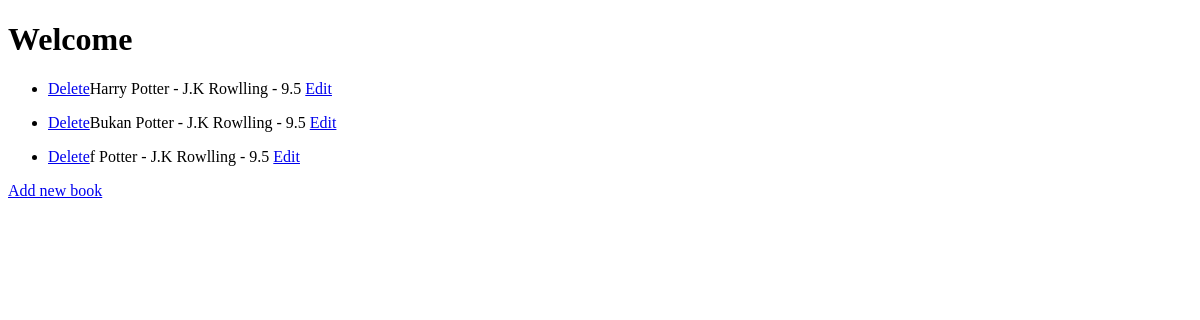
Before: / with the older database file.
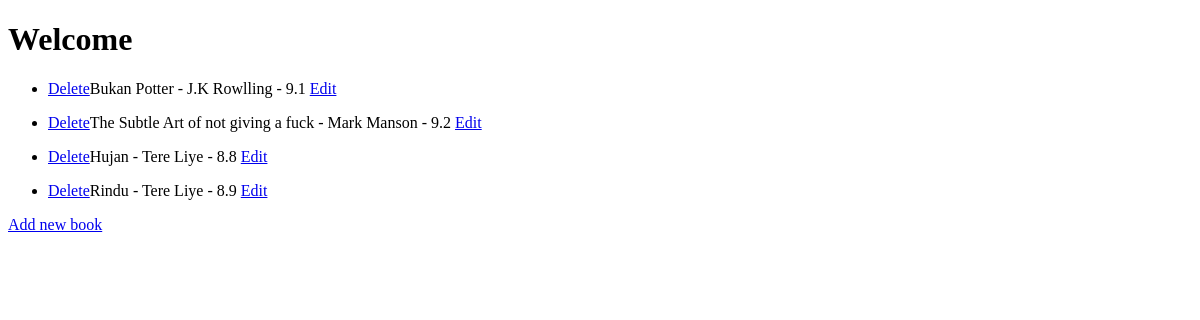
After: the same page with the newer database file.
### main.py (models this page shows)
class Books(db.Model):
    id = db.Column(db.Integer, primary_key=True)
    title = db.Column(db.String(80), unique=True, nullable=False)
    author = db.Column(db.String(120), nullable=False)
    rating = db.Column(db.Float(10), nullable=False)

### main.py (the view)
@app.route("/")
def home():
    all_books = Books.query.all()
    return render_template("index.html", books=all_books)

### templates/index.html (shortened to what this page needs)
<!DOCTYPE html>
<html lang="en">
<head>
</head>
<body>
<h1>Welcome</h1>
{% if books:%}
    {% for book in books: %}
        <ul>
            <li><a href={{url_for('delete',id=book['id'])}}>Delete</a>{{book['title']}} - {{book['author']}} - {{book['rating']}} <a href={{url_for('edit', id=book['id'])}}>Edit</a></li>
        </ul>
    {%endfor%}
{% else: %}
    <p>There are currently no books here</p>
{% endif %}
<a href="/add">Add new book</a>
</body>
</html>

Changed rows visible on the page:
removed Books: title "Harry Potter", author "J.K Rowlling", rating "9.5"
removed Books: title "f Potter", author "J.K Rowlling", rating "9.5"
changed Books "Bukan Potter": rating "9.5" → "9.1"
added Books: title "The Subtle Art of not giving a fuck", author "Mark Manson", rating "9.2"
added Books: title "Hujan", author "Tere Liye", rating "8.8"
added Books: title "Rindu", author "Tere Liye", rating "8.9"
